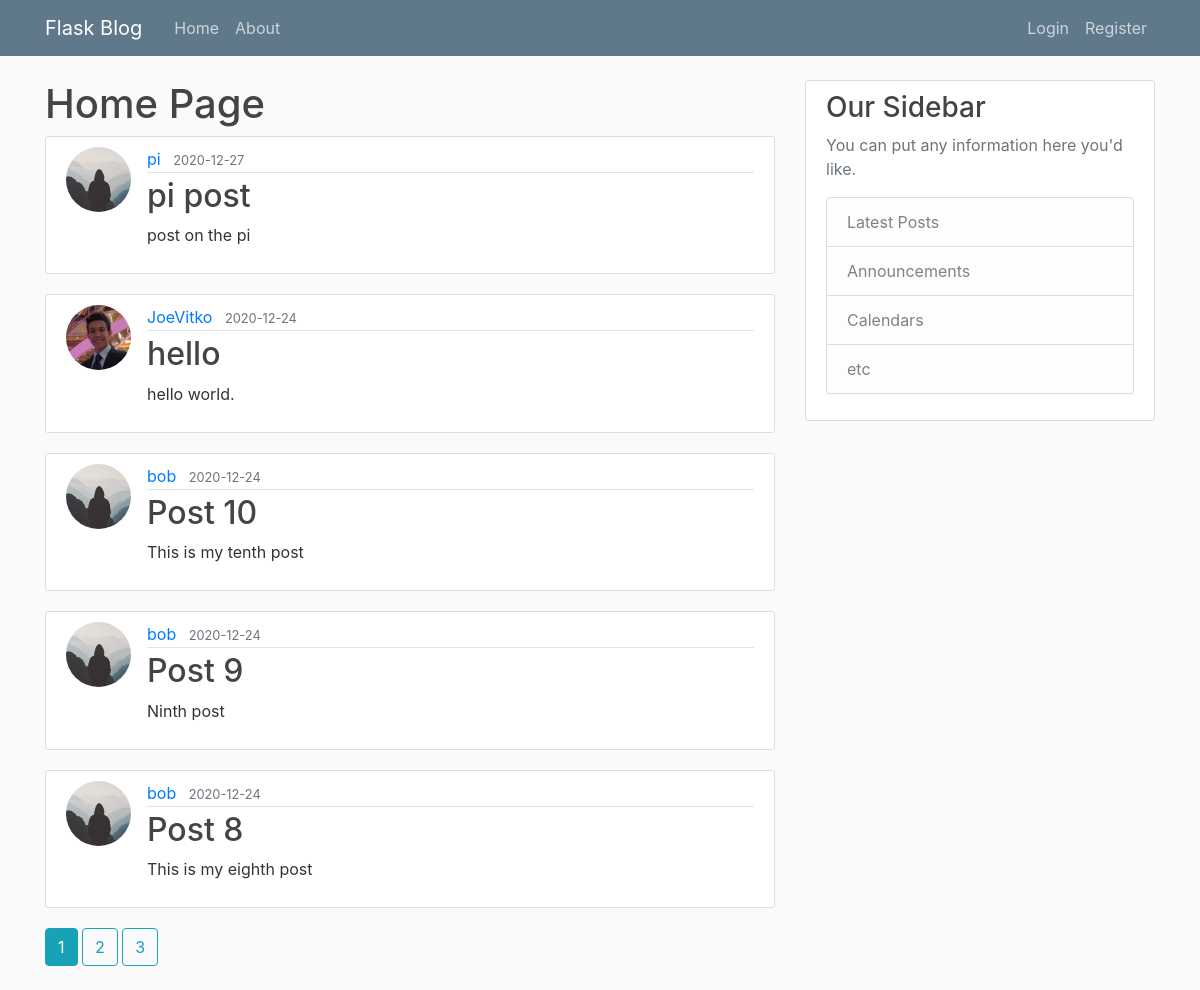
The page /home on the database its author committed.
### flaskblog/models.py (models this page shows, shortened)
class Post(db.Model):
    id = db.Column(db.Integer, primary_key=True)
    title = db.Column(db.String(100), nullable=False)
    date_posted = db.Column(db.DateTime, nullable=False, default=datetime.utcnow)
    content = db.Column(db.Text, nullable=False)
    user_id = db.Column(db.Integer, db.ForeignKey('user.id'), nullable=False)

class User(db.Model, UserMixin):
    id = db.Column(db.Integer, primary_key=True)
    username = db.Column(db.String(20), unique=True, nullable=False)
    email = db.Column(db.String(120), unique=True, nullable=False)
    image_file = db.Column(db.String(20), nullable=False, default='default.jpg')
    password = db.Column(db.String(60), nullable=False)
    posts = db.relationship('Post', backref='author', lazy=True)
    roles = db.relationship('Role', secondary='user_roles')

### flaskblog/main/routes.py (the view)
@main.route('/')
@main.route('/home')
def home():
    page = request.args.get('page', 1, type=int)
    posts = Post.query.order_by(Post.date_posted.desc()).paginate(per_page=5)
    return render_template('home.html', posts=posts, page=page)

### flaskblog/templates/home.html
{% extends "layout.html" %}
{% block content %}
    <h1>Home Page</h1>
    {% for post in posts.items %}
        <article class="media content-section">
            <img class="rounded-circle article-img" src="{{ url_for('static', filename='profile_pics/' + post.author.image_file) }}">
            <div class="media-body">
            <div class="article-metadata">
              <a class="mr-2" href="{{ url_for('users.user_posts', username=post.author.username) }}">{{ post.author.username }}</a>
              <small class="text-muted">{{ post.date_posted.strftime('%Y-%m-%d') }}</small>
            </div>
            <h2><a class="article-title" href="{{ url_for('posts.post', post_id=post.id) }}">{{ post.title }}</a></h2>
            <p class="article-content">{{ post.content }}</p>
          </div>
        </article>
    {% endfor %}
    {% for page_num in posts.iter_pages(left_edge=1, right_edge=1, left_current=1, right_current=2) %}
        {% if page_num %}
            {% if posts.page == page_num %}
            <a class="btn btn-info mb-4" href="{{ url_for('main.home', page=page_num) }}">{{ page_num }}</a>
            {% else %}
            <a class="btn btn-outline-info mb-4" href="{{ url_for('main.home', page=page_num) }}">{{ page_num }}</a>
            {% endif %}
        {% else %}
        ...
        {% endif %}
    {% endfor %}
{% endblock content %}

### flaskblog/static/main.css (style rules this page uses)
body { background: #fafafa; color: #333333; margin-top: 5rem; }
h1, h2, h3, h4, h5, h6 { color: #444444; }
.content-section { background: #ffffff; padding: 10px 20px; border: 1px solid #dddddd; border-radius: 3px; margin-bottom: 20px; }
.article-title { color: #444444; }
.article-content { white-space: pre-line; }
.article-img { height: 65px; width: 65px; margin-right: 16px; }
.article-metadata { padding-bottom: 1px; margin-bottom: 4px; border-bottom: 1px solid #e3e3e3 }

### rows shown on the page
Post: image_file (placeholder picture), author.username "pi", date_posted "2020-12-27", title "pi post", content "post on the pi"
Post: image_file (picture), author.username "JoeVitko", date_posted "2020-12-24", title "hello", content "hello world."
Post: image_file (placeholder picture), author.username "bob", date_posted "2020-12-24", title "Post 10", content "This is my tenth post"
Post: image_file (placeholder picture), author.username "bob", date_posted "2020-12-24", title "Post 9", content "Ninth post"
Post: image_file (placeholder picture), author.username "bob", date_posted "2020-12-24", title "Post 8", content "This is my eighth post"

### other values the page prints
{{ page_num }} "1"
{{ page_num }} "2" "3"
